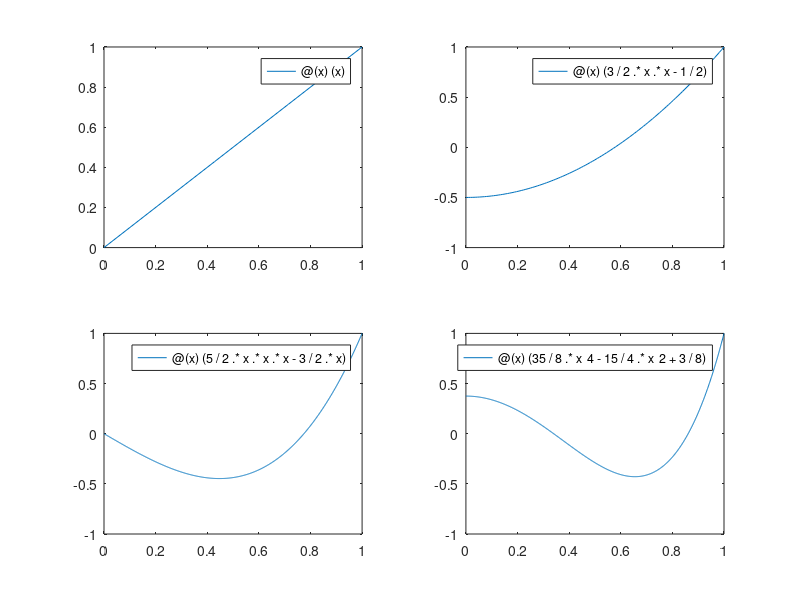

The MATLAB script that drew this image:
l1 = @(x)(x);
l2 = @(x)(3/2 .*x .*x -1/2);
l3 = @(x)(5/2 .*x .*x .*x -3/2.*x);
l4 = @(x)(35/8 .*x ^ 4 - 15/4.*x^2 +3/8);


subplot(2, 2, 1);
fplot(l1, [0, 1])

subplot(2,2,2)
fplot(l2,[0,1]);

subplot(2,2,3);
fplot(l3,[0,1])

subplot(2,2,4);
fplot(l4,[0,1])





